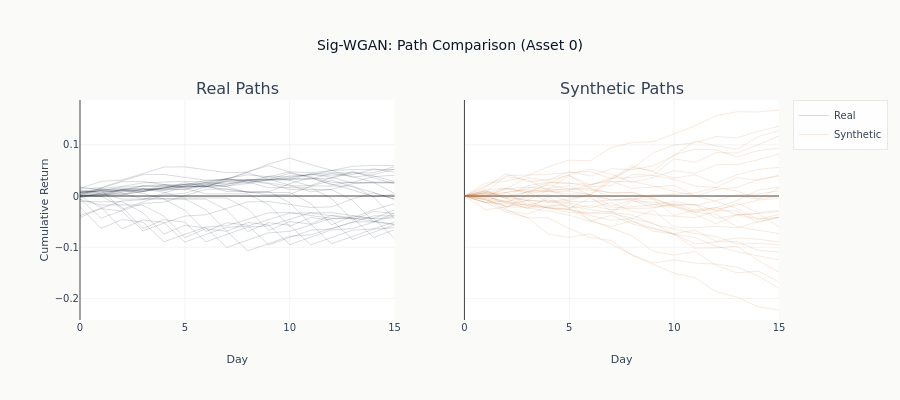

The cell this chart's notebook holds for it:
### Code cell
# Plot comparison
fig = plot_path_comparison_unconditional(
    holdout_windows, synthetic_holdout, n_samples=30, asset_idx=0
)
show_plotly_with_alt(
    fig,
    "Two panels of cumulative return paths over fifteen days, drawn on a shared "
    "vertical scale. Real paths on the left stay in a narrow band around zero. "
    "Synthetic paths on the right fan out from the origin to roughly twice that "
    "width by the last day, spread symmetrically above and below zero.",
)

### Figure 1 — Plotly figure (JSON) as saved in the notebook; plotly's stock layout.template omitted (floating-point values rounded to 4 significant figures)
{"data": [{"line": {"color": "#0a1628", "width": 0.5}, "mode": "lines", "name": "Real", "opacity": 0.3, "showlegend": true, "type": "scatter", "x": [0, 1, 2, 3, 4, 5, 6, 7, 8, 9, 10, 11, 12, 13, 14, 15], "xaxis": "x", "y": [0.008269, 0.01465, 0.01867, 0.02568, 0.02734, 0.02864, 0.02753, 0.03454, 0.04126, 0.03773, 0.0471, 0.04549, 0.04986, 0.0579, 0.06007, 0.05951], "yaxis": "y"}, {"line": {"color": "#0a1628", "width": 0.5}, "mode": "lines", "opacity": 0.3, "showlegend": false, "type": "scatter", "x": [0, 1, 2, 3, 4, 5, 6, 7, 8, 9, 10, 11, 12, 13, 14, 15], "xaxis": "x", "y": [0.006378, 0.0104, 0.01741, 0.01907, 0.02037, 0.01926, 0.02627, 0.03299, 0.02946, 0.03883, 0.03722, 0.04159, 0.04963, 0.0518, 0.05124, 0.05184], "yaxis": "y"}, {"line": {"color": "#0a1628", "width": 0.5}, "mode": "lines", "opacity": 0.3, "showlegend": false, "type": "scatter", "x": [0, 1, 2, 3, 4, 5, 6, 7, 8, 9, 10, 11, 12, 13, 14, 15], "xaxis": "x", "y": [0.004021, 0.01103, 0.01269, 0.01399, 0.01288, 0.01989, 0.02662, 0.02309, 0.03246, 0.03084, 0.03521, 0.04325, 0.04542, 0.04486, 0.04546, 0.05723], "yaxis": "y"}, {"line": {"color": "#0a1628", "width": 0.5}, "mode": "lines", "opacity": 0.3, "showlegend": false, "type": "scatter", "x": [0, 1, 2, 3, 4, 5, 6, 7, 8, 9, 10, 11, 12, 13, 14, 15], "xaxis": "x", "y": [0.007009, 0.00867, 0.009972, 0.008859, 0.01587, 0.0226, 0.01906, 0.02844, 0.02682, 0.03119, 0.03923, 0.0414, 0.04084, 0.04144, 0.05321, 0.04646], "yaxis": "y"}, {"line": {"color": "#0a1628", "width": 0.5}, "mode": "lines", "opacity": 0.3, "showlegend": false, "type": "scatter", "x": [0, 1, 2, 3, 4, 5, 6, 7, 8, 9, 10, 11, 12, 13, 14, 15], "xaxis": "x", "y": [0.001661, 0.002963, 0.00185, 0.008859, 0.01559, 0.01206, 0.02143, 0.01981, 0.02418, 0.03222, 0.03439, 0.03383, 0.03443, 0.0462, 0.03945, 0.02849], "yaxis": "y"}, {"line": {"color": "#0a1628", "width": 0.5}, "mode": "lines", "opacity": 0.3, "showlegend": false, "type": "scatter", "x": [0, 1, 2, 3, 4, 5, 6, 7, 8, 9, 10, 11, 12, 13, 14, 15], "xaxis": "x", "y": [0.001302, 0.0001892, 0.007198, 0.01393, 0.01039, 0.01977, 0.01815, 0.02252, 0.03056, 0.03273, 0.03217, 0.03277, 0.04454, 0.03779, 0.02683, 0.02732], "yaxis": "y"}, {"line": {"color": "#0a1628", "width": 0.5}, "mode": "lines", "opacity": 0.3, "showlegend": false, "type": "scatter", "x": [0, 1, 2, 3, 4, 5, 6, 7, 8, 9, 10, 11, 12, 13, 14, 15], "xaxis": "x", "y": [-0.001113, 0.005896, 0.01262, 0.009092, 0.01846, 0.01685, 0.02122, 0.02926, 0.03143, 0.03087, 0.03147, 0.04324, 0.03649, 0.02553, 0.02602, 0.02537], "yaxis": "y"}, {"line": {"color": "#0a1628", "width": 0.5}, "mode": "lines", "opacity": 0.3, "showlegend": false, "type": "scatter", "x": [0, 1, 2, 3, 4, 5, 6, 7, 8, 9, 10, 11, 12, 13, 14, 15], "xaxis": "x", "y": [0.007009, 0.01374, 0.01021, 0.01958, 0.01796, 0.02233, 0.03037, 0.03254, 0.03198, 0.03258, 0.04435, 0.0376, 0.02664, 0.02713, 0.02648, 0.005045], "yaxis": "y"}, {"line": {"color": "#0a1628", "width": 0.5}, "mode": "lines", "opacity": 0.3, "showlegend": false, "type": "scatter", "x": [0, 1, 2, 3, 4, 5, 6, 7, 8, 9, 10, 11, 12, 13, 14, 15], "xaxis": "x", "y": [0.006727, 0.003196, 0.01257, 0.01095, 0.01533, 0.02336, 0.02553, 0.02497, 0.02557, 0.03735, 0.03059, 0.01963, 0.02012, 0.01947, -0.001964, -0.04381], "yaxis": "y"}, {"line": {"color": "#0a1628", "width": 0.5}, "mode": "lines", "opacity": 0.3, "showlegend": false, "type": "scatter", "x": [0, 1, 2, 3, 4, 5, 6, 7, 8, 9, 10, 11, 12, 13, 14, 15], "xaxis": "x", "y": [-0.003531, 0.00584, 0.004223, 0.008598, 0.01663, 0.0188, 0.01824, 0.01885, 0.03062, 0.02386, 0.01291, 0.01339, 0.01275, -0.008691, -0.05053, -0.03324], "yaxis": "y"}, {"line": {"color": "#0a1628", "width": 0.5}, "mode": "lines", "opacity": 0.3, "showlegend": false, "type": "scatter", "x": [0, 1, 2, 3, 4, 5, 6, 7, 8, 9, 10, 11, 12, 13, 14, 15], "xaxis": "x", "y": [0.009371, 0.007753, 0.01213, 0.02016, 0.02234, 0.02178, 0.02238, 0.03415, 0.02739, 0.01644, 0.01692, 0.01628, -0.00516, -0.047, -0.02971, -0.03473], "yaxis": "y"}, {"line": {"color": "#0a1628", "width": 0.5}, "mode": "lines", "opacity": 0.3, "showlegend": false, "type": "scatter", "x": [0, 1, 2, 3, 4, 5, 6, 7, 8, 9, 10, 11, 12, 13, 14, 15], "xaxis": "x", "y": [-0.001618, 0.002758, 0.01079, 0.01296, 0.0124, 0.01301, 0.02478, 0.01802, 0.007065, 0.007554, 0.006905, -0.01453, -0.05637, -0.03908, -0.0441, -0.08236], "yaxis": "y"}, {"line": {"color": "#0a1628", "width": 0.5}, "mode": "lines", "opacity": 0.3, "showlegend": false, "type": "scatter", "x": [0, 1, 2, 3, 4, 5, 6, 7, 8, 9, 10, 11, 12, 13, 14, 15], "xaxis": "x", "y": [0.004376, 0.01241, 0.01458, 0.01402, 0.01462, 0.0264, 0.01964, 0.008683, 0.009171, 0.008523, -0.01291, -0.05476, -0.03747, -0.04248, -0.08074, -0.06591], "yaxis": "y"}, {"line": {"color": "#0a1628", "width": 0.5}, "mode": "lines", "opacity": 0.3, "showlegend": false, "type": "scatter", "x": [0, 1, 2, 3, 4, 5, 6, 7, 8, 9, 10, 11, 12, 13, 14, 15], "xaxis": "x", "y": [0.008034, 0.01021, 0.009646, 0.01025, 0.02202, 0.01527, 0.004307, 0.004796, 0.004148, -0.01729, -0.05913, -0.04184, -0.04686, -0.08511, -0.07029, -0.05647], "yaxis": "y"}, {"line": {"color": "#0a1628", "width": 0.5}, "mode": "lines", "opacity": 0.3, "showlegend": false, "type": "scatter", "x": [0, 1, 2, 3, 4, 5, 6, 7, 8, 9, 10, 11, 12, 13, 14, 15], "xaxis": "x", "y": [0.002172, 0.001612, 0.002214, 0.01399, 0.007231, -0.003727, -0.003239, -0.003887, -0.02532, -0.06717, -0.04988, -0.05489, -0.09315, -0.07832, -0.0645, -0.06189], "yaxis": "y"}, {"line": {"color": "#0a1628", "width": 0.5}, "mode": "lines", "opacity": 0.3, "showlegend": false, "type": "scatter", "x": [0, 1, 2, 3, 4, 5, 6, 7, 8, 9, 10, 11, 12, 13, 14, 15], "xaxis": "x", "y": [-0.0005602, 4.227e-05, 0.01181, 0.005059, -0.005899, -0.005411, -0.006059, -0.0275, -0.06934, -0.05205, -0.05706, -0.09532, -0.0805, -0.06668, -0.06407, -0.05075], "yaxis": "y"}, {"line": {"color": "#0a1628", "width": 0.5}, "mode": "lines", "opacity": 0.3, "showlegend": false, "type": "scatter", "x": [0, 1, 2, 3, 4, 5, 6, 7, 8, 9, 10, 11, 12, 13, 14, 15], "xaxis": "x", "y": [0.0006025, 0.01237, 0.005619, -0.005339, -0.00485, -0.005499, -0.02694, -0.06878, -0.05149, -0.0565, -0.09476, -0.07993, -0.06612, -0.06351, -0.05019, -0.0382], "yaxis": "y"}, {"line": {"color": "#0a1628", "width": 0.5}, "mode": "lines", "opacity": 0.3, "showlegend": false, "type": "scatter", "x": [0, 1, 2, 3, 4, 5, 6, 7, 8, 9, 10, 11, 12, 13, 14, 15], "xaxis": "x", "y": [0.01177, 0.005017, -0.005942, -0.005453, -0.006101, -0.02754, -0.06938, -0.05209, -0.0571, -0.09536, -0.08054, -0.06672, -0.06411, -0.0508, -0.0388, -0.03843], "yaxis": "y"}, {"line": {"color": "#0a1628", "width": 0.5}, "mode": "lines", "opacity": 0.3, "showlegend": false, "type": "scatter", "x": [0, 1, 2, 3, 4, 5, 6, 7, 8, 9, 10, 11, 12, 13, 14, 15], "xaxis": "x", "y": [-0.006755, -0.01771, -0.01722, -0.01787, -0.03931, -0.08115, -0.06386, -0.06888, -0.1071, -0.09231, -0.07849, -0.07588, -0.06257, -0.05057, -0.0502, -0.05606], "yaxis": "y"}, {"line": {"color": "#0a1628", "width": 0.5}, "mode": "lines", "opacity": 0.3, "showlegend": false, "type": "scatter", "x": [0, 1, 2, 3, 4, 5, 6, 7, 8, 9, 10, 11, 12, 13, 14, 15], "xaxis": "x", "y": [-0.01096, -0.01047, -0.01112, -0.03255, -0.0744, -0.05711, -0.06212, -0.1004, -0.08555, -0.07174, -0.06913, -0.05581, -0.04382, -0.04344, -0.0493, -0.05481], "yaxis": "y"}, {"line": {"color": "#0a1628", "width": 0.5}, "mode": "lines", "opacity": 0.3, "showlegend": false, "type": "scatter", "x": [0, 1, 2, 3, 4, 5, 6, 7, 8, 9, 10, 11, 12, 13, 14, 15], "xaxis": "x", "y": [0.0004888, -0.0001594, -0.0216, -0.06344, -0.04615, -0.05116, -0.08942, -0.0746, -0.06078, -0.05817, -0.04485, -0.03286, -0.03248, -0.03834, -0.04385, -0.04288], "yaxis": "y"}, {"line": {"color": "#0a1628", "width": 0.5}, "mode": "lines", "opacity": 0.3, "showlegend": false, "type": "scatter", "x": [0, 1, 2, 3, 4, 5, 6, 7, 8, 9, 10, 11, 12, 13, 14, 15], "xaxis": "x", "y": [-0.0006483, -0.02208, -0.06393, -0.04664, -0.05165, -0.08991, -0.07508, -0.06127, -0.05866, -0.04534, -0.03335, -0.03297, -0.03883, -0.04434, -0.04337, -0.02747], "yaxis": "y"}, {"line": {"color": "#0a1628", "width": 0.5}, "mode": "lines", "opacity": 0.3, "showlegend": false, "type": "scatter", "x": [0, 1, 2, 3, 4, 5, 6, 7, 8, 9, 10, 11, 12, 13, 14, 15], "xaxis": "x", "y": [-0.02144, -0.06328, -0.04599, -0.051, -0.08926, -0.07444, -0.06062, -0.05801, -0.04469, -0.0327, -0.03232, -0.03818, -0.04369, -0.04272, -0.02682, -0.01513], "yaxis": "y"}, {"line": {"color": "#0a1628", "width": 0.5}, "mode": "lines", "opacity": 0.3, "showlegend": false, "type": "scatter", "x": [0, 1, 2, 3, 4, 5, 6, 7, 8, 9, 10, 11, 12, 13, 14, 15], "xaxis": "x", "y": [-0.04184, -0.02455, -0.02957, -0.06783, -0.053, -0.03918, -0.03657, -0.02326, -0.01126, -0.01089, -0.01675, -0.02226, -0.02128, -0.005384, 0.006305, -0.006483], "yaxis": "y"}, {"line": {"color": "#0a1628", "width": 0.5}, "mode": "lines", "opacity": 0.3, "showlegend": false, "type": "scatter", "x": [0, 1, 2, 3, 4, 5, 6, 7, 8, 9, 10, 11, 12, 13, 14, 15], "xaxis": "x", "y": [0.01729, 0.01228, -0.02598, -0.01116, 0.002662, 0.005271, 0.01858, 0.03058, 0.03095, 0.0251, 0.01958, 0.02056, 0.03646, 0.04815, 0.03536, 0.0242], "yaxis": "y"}, {"line": {"color": "#0a1628", "width": 0.5}, "mode": "lines", "opacity": 0.3, "showlegend": false, "type": "scatter", "x": [0, 1, 2, 3, 4, 5, 6, 7, 8, 9, 10, 11, 12, 13, 14, 15], "xaxis": "x", "y": [-0.005014, -0.04327, -0.02845, -0.01463, -0.01202, 0.001294, 0.01329, 0.01366, 0.007806, 0.002294, 0.003267, 0.01917, 0.03086, 0.01807, 0.006911, -0.006503], "yaxis": "y"}, {"line": {"color": "#0a1628", "width": 0.5}, "mode": "lines", "opacity": 0.3, "showlegend": false, "type": "scatter", "x": [0, 1, 2, 3, 4, 5, 6, 7, 8, 9, 10, 11, 12, 13, 14, 15], "xaxis": "x", "y": [-0.03826, -0.02343, -0.009615, -0.007005, 0.006308, 0.01831, 0.01868, 0.01282, 0.007308, 0.008281, 0.02418, 0.03587, 0.02308, 0.01192, -0.001489, 0.00357], "yaxis": "y"}, {"line": {"color": "#0a1628", "width": 0.5}, "mode": "lines", "opacity": 0.3, "showlegend": false, "type": "scatter", "x": [0, 1, 2, 3, 4, 5, 6, 7, 8, 9, 10, 11, 12, 13, 14, 15], "xaxis": "x", "y": [0.01483, 0.02864, 0.03125, 0.04457, 0.05656, 0.05694, 0.05108, 0.04557, 0.04654, 0.06244, 0.07413, 0.06134, 0.05018, 0.03677, 0.04183, 0.0528], "yaxis": "y"}, {"line": {"color": "#0a1628", "width": 0.5}, "mode": "lines", "opacity": 0.3, "showlegend": false, "type": "scatter", "x": [0, 1, 2, 3, 4, 5, 6, 7, 8, 9, 10, 11, 12, 13, 14, 15], "xaxis": "x", "y": [0.01382, 0.01643, 0.02974, 0.04174, 0.04211, 0.03625, 0.03074, 0.03171, 0.04762, 0.0593, 0.04652, 0.03536, 0.02194, 0.027, 0.03797, 0.04061], "yaxis": "y"}, {"line": {"color": "#0a1628", "width": 0.5}, "mode": "lines", "opacity": 0.3, "showlegend": false, "type": "scatter", "x": [0, 1, 2, 3, 4, 5, 6, 7, 8, 9, 10, 11, 12, 13, 14, 15], "xaxis": "x", "y": [0.00261, 0.01592, 0.02792, 0.02829, 0.02243, 0.01692, 0.0179, 0.0338, 0.04549, 0.0327, 0.02154, 0.008126, 0.01318, 0.02416, 0.02679, 0.02631], "yaxis": "y"}, {"line": {"color": "#C87533", "width": 0.5}, "mode": "lines", "name": "Synthetic", "opacity": 0.3, "showlegend": true, "type": "scatter", "x": [0, 1, 2, 3, 4, 5, 6, 7, 8, 9, 10, 11, 12, 13, 14, 15], "xaxis": "x2", "y": [0.0001528, -0.001384, -0.01079, -0.001297, 0.002886, -0.01076, -0.01098, -0.007255, -0.004625, -0.01721, -0.02024, -0.032, -0.03575, -0.0599, -0.06645, -0.07338], "yaxis": "y2"}, {"line": {"color": "#C87533", "width": 0.5}, "mode": "lines", "opacity": 0.3, "showlegend": false, "type": "scatter", "x": [0, 1, 2, 3, 4, 5, 6, 7, 8, 9, 10, 11, 12, 13, 14, 15], "xaxis": "x2", "y": [0.0001528, 0.0007162, 0.0002871, -0.00932, -0.02454, -0.02593, -0.03824, -0.04749, -0.04411, -0.05318, -0.07514, -0.1019, -0.1012, -0.09815, -0.1258, -0.149], "yaxis": "y2"}, {"line": {"color": "#C87533", "width": 0.5}, "mode": "lines", "opacity": 0.3, "showlegend": false, "type": "scatter", "x": [0, 1, 2, 3, 4, 5, 6, 7, 8, 9, 10, 11, 12, 13, 14, 15], "xaxis": "x2", "y": [0.0001528, 0.005264, -0.004649, -0.01978, -0.02224, -0.03249, -0.03241, -0.03055, -0.01039, -0.01184, -0.01711, -0.0317, -0.02173, -0.0368, -0.03404, -0.0306], "yaxis": "y2"}, {"line": {"color": "#C87533", "width": 0.5}, "mode": "lines", "opacity": 0.3, "showlegend": false, "type": "scatter", "x": [0, 1, 2, 3, 4, 5, 6, 7, 8, 9, 10, 11, 12, 13, 14, 15], "xaxis": "x2", "y": [0.0001528, -0.01306, -0.009642, -0.02487, -0.001998, -0.02378, -0.003995, -0.02324, -0.02094, -0.01711, -0.01024, -0.01861, -0.009192, 0.002794, 0.003976, 0.01022], "yaxis": "y2"}, {"line": {"color": "#C87533", "width": 0.5}, "mode": "lines", "opacity": 0.3, "showlegend": false, "type": "scatter", "x": [0, 1, 2, 3, 4, 5, 6, 7, 8, 9, 10, 11, 12, 13, 14, 15], "xaxis": "x2", "y": [0.0001528, 0.0001955, 0.007299, 0.01207, 0.008765, 0.009545, 0.002754, 0.02839, 0.02852, 0.01978, 0.009466, 0.0005457, 0.001069, 0.0002264, -0.005916, -0.000523], "yaxis": "y2"}, {"line": {"color": "#C87533", "width": 0.5}, "mode": "lines", "opacity": 0.3, "showlegend": false, "type": "scatter", "x": [0, 1, 2, 3, 4, 5, 6, 7, 8, 9, 10, 11, 12, 13, 14, 15], "xaxis": "x2", "y": [0.0001528, 0.003596, 0.006829, 0.01432, 0.02604, 0.02452, 0.0228, 0.02887, 0.01465, 0.01757, 0.02111, -3.513e-05, -0.01039, -0.02443, -0.04545, -0.03604], "yaxis": "y2"}, {"line": {"color": "#C87533", "width": 0.5}, "mode": "lines", "opacity": 0.3, "showlegend": false, "type": "scatter", "x": [0, 1, 2, 3, 4, 5, 6, 7, 8, 9, 10, 11, 12, 13, 14, 15], "xaxis": "x2", "y": [0.0001528, 0.01705, 0.04394, 0.028, 0.03188, 0.04792, 0.03896, 0.05329, 0.05136, 0.05914, 0.07901, 0.1079, 0.09819, 0.09123, 0.1161, 0.1278], "yaxis": "y2"}, {"line": {"color": "#C87533", "width": 0.5}, "mode": "lines", "opacity": 0.3, "showlegend": false, "type": "scatter", "x": [0, 1, 2, 3, 4, 5, 6, 7, 8, 9, 10, 11, 12, 13, 14, 15], "xaxis": "x2", "y": [0.0001528, -0.02665, -0.02118, -0.0212, -0.02213, -0.02542, -0.04661, -0.06251, -0.07831, -0.1079, -0.1154, -0.1084, -0.1358, -0.1498, -0.1465, -0.1679], "yaxis": "y2"}, {"line": {"color": "#C87533", "width": 0.5}, "mode": "lines", "opacity": 0.3, "showlegend": false, "type": "scatter", "x": [0, 1, 2, 3, 4, 5, 6, 7, 8, 9, 10, 11, 12, 13, 14, 15], "xaxis": "x2", "y": [0.0001528, 0.01263, 0.01476, 0.03584, 0.03068, 0.0407, 0.0151, 0.00544, 0.00659, -0.006456, -0.01834, -0.01634, -0.02862, -0.02936, -0.05154, -0.04065], "yaxis": "y2"}, {"line": {"color": "#C87533", "width": 0.5}, "mode": "lines", "opacity": 0.3, "showlegend": false, "type": "scatter", "x": [0, 1, 2, 3, 4, 5, 6, 7, 8, 9, 10, 11, 12, 13, 14, 15], "xaxis": "x2", "y": [0.0001528, 0.0005048, -0.01354, 0.00929, -0.01168, -0.01286, -0.02326, -0.01249, -0.03001, -0.03647, -0.0395, -0.04206, -0.02988, -0.01356, -0.03265, -0.02798], "yaxis": "y2"}, {"line": {"color": "#C87533", "width": 0.5}, "mode": "lines", "opacity": 0.3, "showlegend": false, "type": "scatter", "x": [0, 1, 2, 3, 4, 5, 6, 7, 8, 9, 10, 11, 12, 13, 14, 15], "xaxis": "x2", "y": [0.0001528, 0.006592, -0.0003091, 0.007962, 0.01352, 0.03973, 0.02163, 0.0324, 0.05377, 0.08441, 0.09983, 0.104, 0.1162, 0.1137, 0.1263, 0.1363], "yaxis": "y2"}, {"line": {"color": "#C87533", "width": 0.5}, "mode": "lines", "opacity": 0.3, "showlegend": false, "type": "scatter", "x": [0, 1, 2, 3, 4, 5, 6, 7, 8, 9, 10, 11, 12, 13, 14, 15], "xaxis": "x2", "y": [0.0001528, 0.01993, 0.03771, 0.03151, 0.01072, 0.01456, 0.01457, -0.001811, 0.001029, -0.001399, 0.003535, 0.006, 0.01692, 0.009658, -0.005306, 0.01585], "yaxis": "y2"}, {"line": {"color": "#C87533", "width": 0.5}, "mode": "lines", "opacity": 0.3, "showlegend": false, "type": "scatter", "x": [0, 1, 2, 3, 4, 5, 6, 7, 8, 9, 10, 11, 12, 13, 14, 15], "xaxis": "x2", "y": [0.0001528, -0.002461, -0.0107, -0.018, -0.00711, -0.0232, -0.01873, -0.02665, -0.02407, -0.02339, -0.01388, -0.02878, -0.02625, -0.01792, -0.007795, -0.004593], "yaxis": "y2"}, {"line": {"color": "#C87533", "width": 0.5}, "mode": "lines", "opacity": 0.3, "showlegend": false, "type": "scatter", "x": [0, 1, 2, 3, 4, 5, 6, 7, 8, 9, 10, 11, 12, 13, 14, 15], "xaxis": "x2", "y": [0.0001528, 0.002191, 0.01392, 0.01687, 0.01454, 0.02065, 0.0016, -0.00792, -0.007383, 0.002731, 0.002497, -0.001141, 0.01281, 0.01707, 0.03228, 0.03865], "yaxis": "y2"}, {"line": {"color": "#C87533", "width": 0.5}, "mode": "lines", "opacity": 0.3, "showlegend": false, "type": "scatter", "x": [0, 1, 2, 3, 4, 5, 6, 7, 8, 9, 10, 11, 12, 13, 14, 15], "xaxis": "x2", "y": [0.0001528, 0.006083, 0.01546, 0.005675, 0.02427, 0.04216, 0.05283, 0.04242, 0.02668, 0.03634, 0.04949, 0.04415, 0.06124, 0.06121, 0.07077, 0.08203], "yaxis": "y2"}, {"line": {"color": "#C87533", "width": 0.5}, "mode": "lines", "opacity": 0.3, "showlegend": false, "type": "scatter", "x": [0, 1, 2, 3, 4, 5, 6, 7, 8, 9, 10, 11, 12, 13, 14, 15], "xaxis": "x2", "y": [0.0001528, 0.02531, 0.02868, 0.03971, 0.05717, 0.07017, 0.06872, 0.09487, 0.1044, 0.1061, 0.1215, 0.1374, 0.1567, 0.1646, 0.1641, 0.168], "yaxis": "y2"}, {"line": {"color": "#C87533", "width": 0.5}, "mode": "lines", "opacity": 0.3, "showlegend": false, "type": "scatter", "x": [0, 1, 2, 3, 4, 5, 6, 7, 8, 9, 10, 11, 12, 13, 14, 15], "xaxis": "x2", "y": [0.0001528, 0.009727, -0.004602, 0.008112, 0.00865, 0.004198, 0.003831, 0.03325, 0.05573, 0.04913, 0.08047, 0.09151, 0.09024, 0.07642, 0.08876, 0.09342], "yaxis": "y2"}, {"line": {"color": "#C87533", "width": 0.5}, "mode": "lines", "opacity": 0.3, "showlegend": false, "type": "scatter", "x": [0, 1, 2, 3, 4, 5, 6, 7, 8, 9, 10, 11, 12, 13, 14, 15], "xaxis": "x2", "y": [0.0001528, -0.01292, 0.007153, -0.01791, -0.01953, -0.0192, -0.02657, -0.03125, -0.03719, -0.0547, -0.06498, -0.07344, -0.07884, -0.09387, -0.09261, -0.09486], "yaxis": "y2"}, {"line": {"color": "#C87533", "width": 0.5}, "mode": "lines", "opacity": 0.3, "showlegend": false, "type": "scatter", "x": [0, 1, 2, 3, 4, 5, 6, 7, 8, 9, 10, 11, 12, 13, 14, 15], "xaxis": "x2", "y": [0.0001528, -0.007179, -0.029, -0.03538, -0.02031, -0.01348, -0.04881, -0.03794, -0.05415, -0.06339, -0.07366, -0.06653, -0.08875, -0.08198, -0.0842, -0.08959], "yaxis": "y2"}, {"line": {"color": "#C87533", "width": 0.5}, "mode": "lines", "opacity": 0.3, "showlegend": false, "type": "scatter", "x": [0, 1, 2, 3, 4, 5, 6, 7, 8, 9, 10, 11, 12, 13, 14, 15], "xaxis": "x2", "y": [0.0001528, 0.01064, -0.002279, 0.0202, 0.02725, 0.02533, 0.018, 0.02059, 0.042, 0.0411, 0.07272, 0.06588, 0.0846, 0.08413, 0.09995, 0.1176], "yaxis": "y2"}, {"line": {"color": "#C87533", "width": 0.5}, "mode": "lines", "opacity": 0.3, "showlegend": false, "type": "scatter", "x": [0, 1, 2, 3, 4, 5, 6, 7, 8, 9, 10, 11, 12, 13, 14, 15], "xaxis": "x2", "y": [0.0001528, -0.01232, -0.03162, -0.04167, -0.07484, -0.08069, -0.07349, -0.09439, -0.1147, -0.1306, -0.1246, -0.1311, -0.1328, -0.139, -0.1565, -0.1799], "yaxis": "y2"}, {"line": {"color": "#C87533", "width": 0.5}, "mode": "lines", "opacity": 0.3, "showlegend": false, "type": "scatter", "x": [0, 1, 2, 3, 4, 5, 6, 7, 8, 9, 10, 11, 12, 13, 14, 15], "xaxis": "x2", "y": [0.0001528, 0.009836, -0.003491, -0.007138, -0.01227, -0.008752, 0.003088, -0.007624, -0.005642, -0.006139, -0.03849, -0.02661, -0.02329, -0.008669, 0.01152, 0.01771], "yaxis": "y2"}, {"line": {"color": "#C87533", "width": 0.5}, "mode": "lines", "opacity": 0.3, "showlegend": false, "type": "scatter", "x": [0, 1, 2, 3, 4, 5, 6, 7, 8, 9, 10, 11, 12, 13, 14, 15], "xaxis": "x2", "y": [0.0001528, -0.0006222, 0.01422, 0.008791, 0.02194, 0.01326, 0.01135, 0.006896, 0.007031, -0.003475, -0.02114, -0.0356, -0.05431, -0.03658, -0.04501, -0.04166], "yaxis": "y2"}, {"line": {"color": "#C87533", "width": 0.5}, "mode": "lines", "opacity": 0.3, "showlegend": false, "type": "scatter", "x": [0, 1, 2, 3, 4, 5, 6, 7, 8, 9, 10, 11, 12, 13, 14, 15], "xaxis": "x2", "y": [0.0001528, 0.00702, -0.02297, 0.00271, 0.01217, 0.01181, 0.02083, 0.03575, 0.05913, 0.04646, 0.03496, 0.04134, 0.02471, 0.04185, 0.05201, 0.05594], "yaxis": "y2"}, {"line": {"color": "#C87533", "width": 0.5}, "mode": "lines", "opacity": 0.3, "showlegend": false, "type": "scatter", "x": [0, 1, 2, 3, 4, 5, 6, 7, 8, 9, 10, 11, 12, 13, 14, 15], "xaxis": "x2", "y": [0.0001528, 0.006009, 0.03985, 0.0417, 0.04222, 0.04569, 0.04783, 0.03414, 0.03635, 0.04045, 0.03247, 0.01948, 0.01706, 0.03591, 0.03064, 0.04098], "yaxis": "y2"}, {"line": {"color": "#C87533", "width": 0.5}, "mode": "lines", "opacity": 0.3, "showlegend": false, "type": "scatter", "x": [0, 1, 2, 3, 4, 5, 6, 7, 8, 9, 10, 11, 12, 13, 14, 15], "xaxis": "x2", "y": [0.0001528, -0.007569, -0.01955, -0.01536, -0.02345, -0.02634, -0.03489, -0.03371, -0.04358, -0.02751, -0.06072, -0.06174, -0.05932, -0.062, -0.05009, -0.0422], "yaxis": "y2"}, {"line": {"color": "#C87533", "width": 0.5}, "mode": "lines", "opacity": 0.3, "showlegend": false, "type": "scatter", "x": [0, 1, 2, 3, 4, 5, 6, 7, 8, 9, 10, 11, 12, 13, 14, 15], "xaxis": "x2", "y": [0.0001528, -0.005393, -0.0133, -0.0232, -0.0292, -0.03764, -0.04938, -0.05947, -0.04821, -0.06874, -0.07405, -0.09379, -0.08973, -0.08902, -0.1059, -0.1094], "yaxis": "y2"}, {"line": {"color": "#C87533", "width": 0.5}, "mode": "lines", "opacity": 0.3, "showlegend": false, "type": "scatter", "x": [0, 1, 2, 3, 4, 5, 6, 7, 8, 9, 10, 11, 12, 13, 14, 15], "xaxis": "x2", "y": [0.0001528, -0.01241, -0.0159, -0.008436, -0.01003, -0.005849, 0.003803, -0.02006, -0.008332, -0.02215, -0.01718, -0.01635, -0.04364, -0.03695, -0.0344, -0.05986], "yaxis": "y2"}, {"line": {"color": "#C87533", "width": 0.5}, "mode": "lines", "opacity": 0.3, "showlegend": false, "type": "scatter", "x": [0, 1, 2, 3, 4, 5, 6, 7, 8, 9, 10, 11, 12, 13, 14, 15], "xaxis": "x2", "y": [0.0001528, -0.006969, -0.02079, -0.008769, 0.01184, -0.002249, -0.001581, -0.02994, -0.04977, -0.06261, -0.07486, -0.08125, -0.09795, -0.1086, -0.1164, -0.1247], "yaxis": "y2"}, {"line": {"color": "#C87533", "width": 0.5}, "mode": "lines", "opacity": 0.3, "showlegend": false, "type": "scatter", "x": [0, 1, 2, 3, 4, 5, 6, 7, 8, 9, 10, 11, 12, 13, 14, 15], "xaxis": "x2", "y": [0.0001528, -0.004065, -0.02621, -0.04253, -0.04259, -0.06382, -0.08087, -0.08684, -0.1162, -0.1329, -0.1507, -0.1595, -0.1869, -0.1974, -0.2164, -0.2226], "yaxis": "y2"}], "layout": {"annotations": [{"font": {"size": 16}, "showarrow": false, "text": "Real Paths", "x": 0.225, "xanchor": "center", "xref": "paper", "y": 1.0, "yanchor": "bottom", "yref": "paper"}, {"font": {"size": 16}, "showarrow": false, "text": "Synthetic Paths", "x": 0.775, "xanchor": "center", "xref": "paper", "y": 1.0, "yanchor": "bottom", "yref": "paper"}], "height": 400, "title": {"text": "Sig-WGAN: Path Comparison (Asset 0)"}, "xaxis": {"anchor": "y", "domain": [0.0, 0.45], "title": {"text": "Day"}}, "xaxis2": {"anchor": "y2", "domain": [0.55, 1.0], "title": {"text": "Day"}}, "yaxis": {"anchor": "x", "domain": [0.0, 1.0], "range": [-0.2421, 0.1875], "title": {"text": "Cumulative Return"}}, "yaxis2": {"anchor": "x2", "domain": [0.0, 1.0], "matches": "y", "range": [-0.2421, 0.1875], "showticklabels": false}}}
